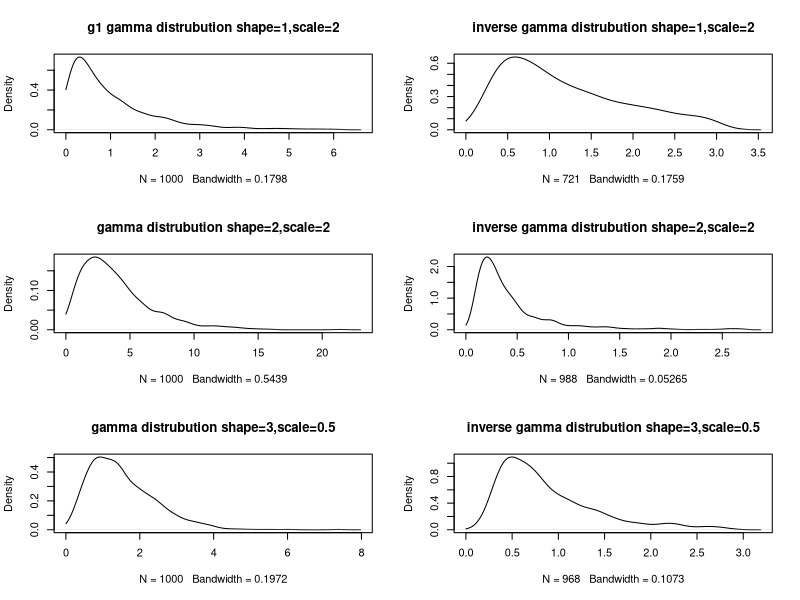

This figure's R source:
# rgamma(n, shape, rate = 1, scale = 1/rate)
g1=rgamma(1000,shape=1,scale=1);
g2=rgamma(1000,shape=2,scale=2);
g3=rgamma(1000,shape=3,scale=0.5);

ig1=1/g1
ig1=ig1[ig1<3]

ig2=1/g2
ig2=ig2[ig2<3]

ig3=1/g3
ig3=ig3[ig3<3]


par(mfrow=c(3,2))
plot(density(g1,from=0),main="g1 gamma distrubution shape=1,scale=2")
plot(density(ig1,from=0),main="inverse gamma distrubution shape=1,scale=2")

plot(density(g2,from=0),main="gamma distrubution shape=2,scale=2")
plot(density(ig2,from=0),main="inverse gamma distrubution shape=2,scale=2")


plot(density(g3,from=0),main="gamma distrubution shape=3,scale=0.5")
plot(density(ig3,from=0),main="inverse gamma distrubution shape=3,scale=0.5")



